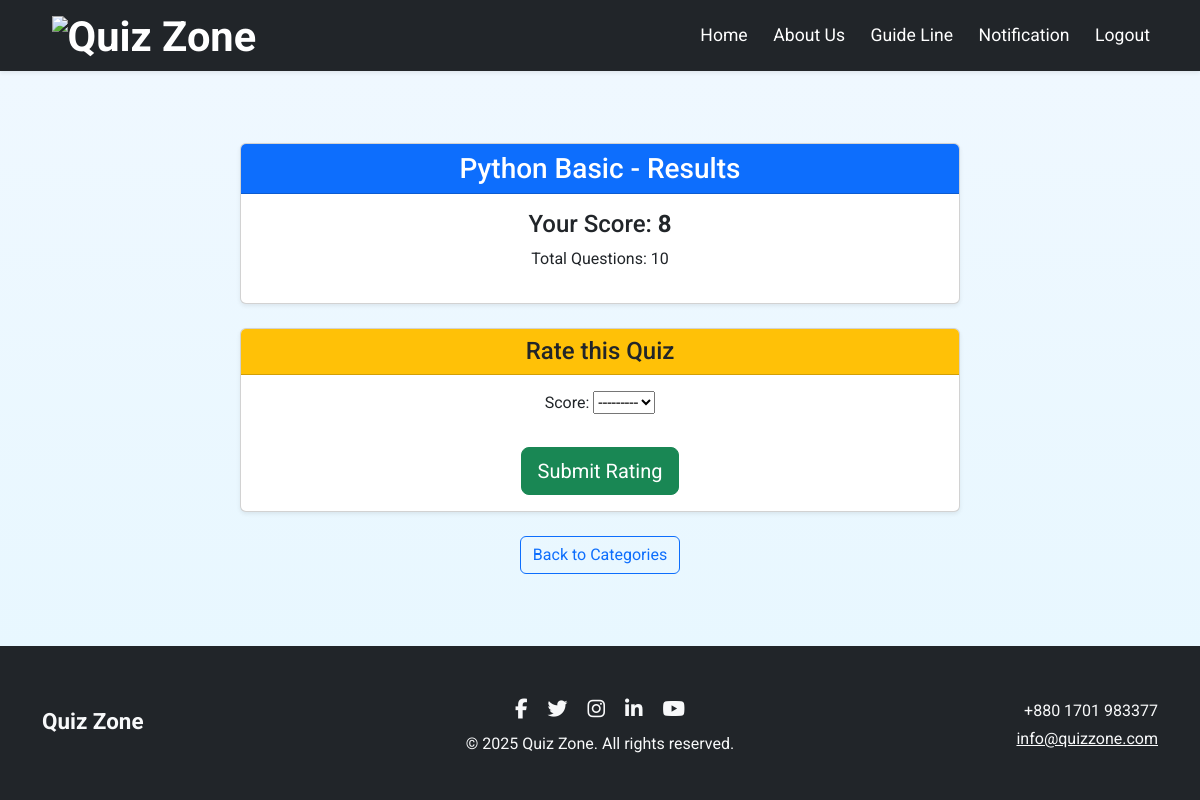
The app's page /quiz/1/result/ (signed in), older data.
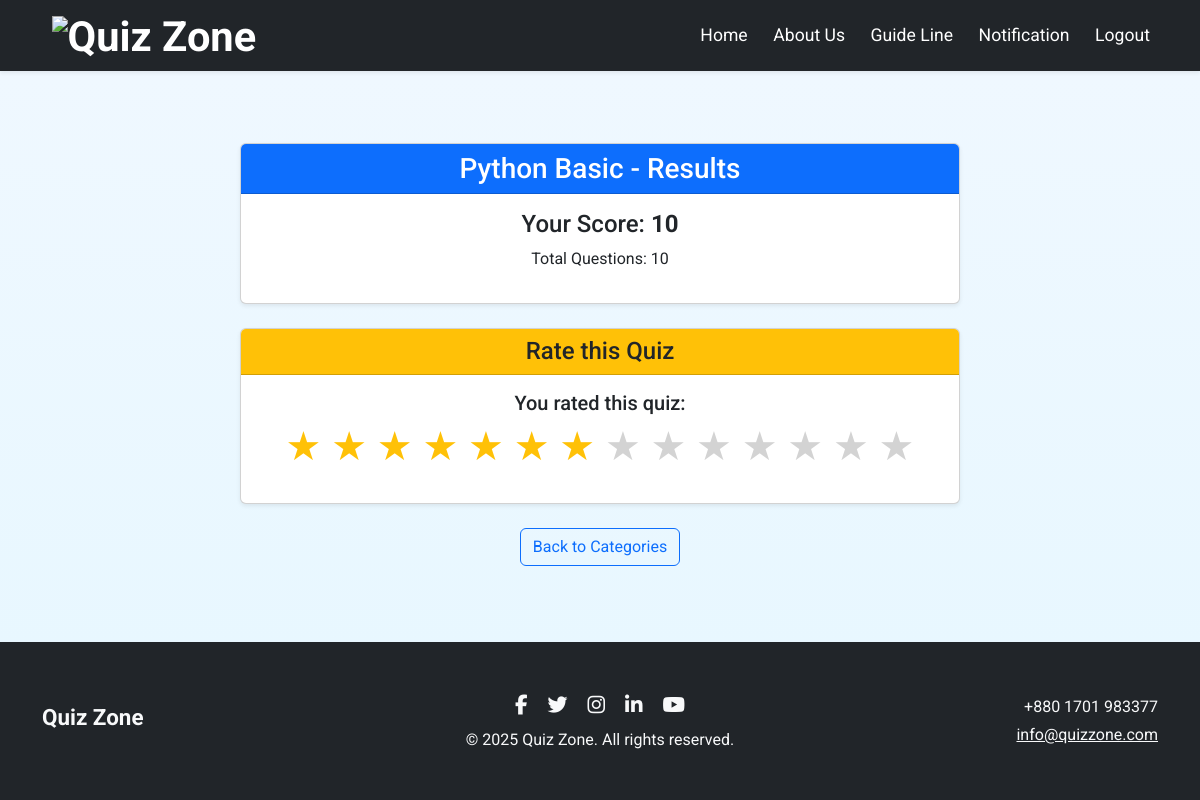
The same page, newer data.
### quiz/models.py (models this page shows, shortened)
class QuizAttempt(models.Model):
    user = models.ForeignKey(settings.AUTH_USER_MODEL, on_delete=models.CASCADE, related_name='attempts')
    quiz = models.ForeignKey(Quiz, on_delete=models.CASCADE, related_name='attempts')
    score = models.PositiveIntegerField(default=0)
    started_at = models.DateTimeField(default=timezone.now)
    completed_at = models.DateTimeField(blank=True, null=True)

### quiz/views.py (the view)
# urls.py: path("quiz/<int:quiz_id>/result/", views.quiz_results, name="quiz_result"),
@login_required
def quiz_results(request, quiz_id):
    quiz = get_object_or_404(Quiz, id=quiz_id)
    user = request.user
    if quiz.questions.count() == 0:
        messages.warning(request, "This quiz has no questions yet, rating not allowed.")
        return redirect('quiz:category_list')
    attempt = QuizAttempt.objects.filter(user=user, quiz=quiz).order_by('-completed_at').first()
    if not attempt:
        messages.info(request, "You need to attempt the quiz first before rating.")
        return redirect('quiz:start_quiz', quiz_id=quiz.id)
    try:
        user_rating = Rating.objects.get(user=user, quiz=quiz)
    except Rating.DoesNotExist:
        user_rating = None
    if request.method == "POST" and not user_rating:
        form = RatingForm(request.POST)
        if form.is_valid():
            rating = form.save(commit=False)
            rating.user = user
            rating.quiz = quiz
            rating.save()
            messages.success(request, f"Thank you for rating {quiz.title}!")
            return redirect('quiz:home')
    else:
        form = RatingForm()
    return render(request, 'quiz_result.html', {
        'quiz': quiz,
        'attempt': attempt,
        'form': form,
        'user_rating': user_rating
    })

### quiz/forms.py
class RatingForm(forms.ModelForm):
    class Meta:
        model = Rating
        fields = ['score']

### authentications/authentication.py (called while the page is built)
    def get_user(self, user_id):
        try:
            return User.objects.get(pk=user_id)
        except User.DoesNotExist:
            return None

### quiz/context_processors.py (called while the page is built)
def auth_status(request):
    return {
        'logged_in': request.user.is_authenticated
    }

### templates/quiz_result.html (shortened to what this page needs)
{% extends "base.html" %}
{% block content %}
<div class="container py-5">
    <div class="row justify-content-center">
        <div class="col-md-8">
            <div class="card shadow-sm mb-4">
                <div class="card-header bg-primary text-white">
                    <h3 class="mb-0 text-center">{{ quiz.title }} - Results</h3>
                </div>
                <div class="card-body text-center">
                    {% if attempt %}
                        <p class="h4">Your Score: <span class="fw-bold">{{ attempt.score }}</span></p>
                        <p>Total Questions: {{ quiz.questions.count }}</p>
                    {% else %}
                        <p class="text-danger">You have not attempted this quiz yet.</p>
                    {% endif %}
                </div>
            </div>
            <div class="card shadow-sm">
                <div class="card-header bg-warning text-dark">
                    <h4 class="mb-0 text-center">Rate this Quiz</h4>
                </div>
                <div class="card-body text-center">
                    {% if user_rating %}
                        <p class="h5">You rated this quiz:</p>
                        <p class="display-6 text-warning">
                            {% for i in "1234567"|slice:":user_rating.score"|make_list %}
                                ★
                            {% endfor %}
                            {% for i in "1234567"|slice:"user_rating.score:"|make_list %}
                                <span style="color: lightgray;">★</span>
                            {% endfor %}
                        </p>
                    {% else %}
                        <form method="post" class="d-inline-block">
                            {{ form.as_p }}
                            <button type="submit" class="btn btn-success btn-lg mt-3">Submit Rating</button>
                        </form>
                    {% endif %}
                </div>
            </div>
            <div class="text-center mt-4">
                <a href="{% url 'quiz:category_list' %}" class="btn btn-outline-primary">Back to Categories</a>
            </div>
        </div>
    </div>
</div>
{% endblock %}

Row changes from the older to the newer data that the page shows:
changed QuizAttempt: score "8" → "10"
Text that changed along with them:
form field score: "---------" → (not shown)
text no longer shown: "Score: Submit Rating"
text now shown: "You rated this quiz:"
